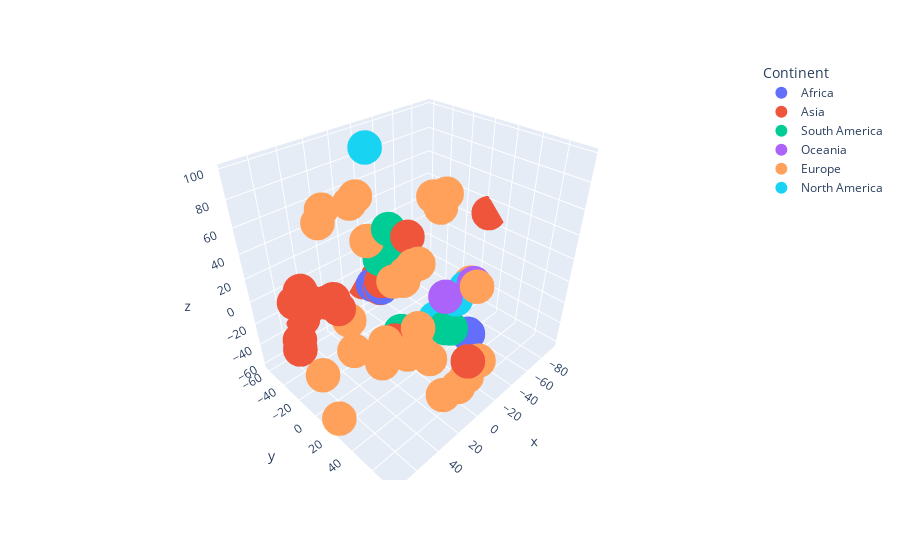

This figure's notebook cell:
### Code cell
fig.show()

### Figure 1 — Plotly figure (JSON) as saved in the notebook; plotly's stock layout.template omitted (floating-point values rounded to 4 significant figures; data arrays with more than 128 entries replaced by an {"elided": "..."} marker saying what was removed)
{"data": [{"customdata": [[64, 27, 52, 41, 32, 40, "Africa"], [77, 20, 54, 46, 9, 78, "Africa"], [70, 46, 68, 53, 14, 25, "Africa"]], "hovertemplate": "<b>%{hovertext}</b><br><br>z=%{z}<br>Power distance=%{customdata[0]}<br>Individualism=%{customdata[1]}<br>Uncertainty avoidance=%{customdata[2]}<br>Masculinity=%{customdata[3]}<br>Short-term orientation=%{customdata[4]}<br>Indulgence=%{customdata[5]}<extra></extra>", "hovertext": ["Africa East", "Africa West", "Morocco"], "legendgroup": "Africa", "marker": {"color": "#636efa", "size": 12, "symbol": "circle"}, "mode": "markers", "name": "Africa", "scene": "scene", "showlegend": true, "type": "scatter3d", "x": [-10.36, -44.89, -19.75], "y": [-29.56, 31.67, -51.06], "z": [-15.88, -47.06, -29.79]}, {"customdata": [[80, 38, 68, 53, 23, 34, "Asia"], [80, 20, 60, 55, 47, 20, "Asia"], [80, 20, 30, 66, 87, 24, "Asia"], [68, 25, 29, 57, 61, 17, "Asia"], [77, 48, 40, 56, 51, 26, "Asia"], [78, 14, 48, 46, 62, 38, "Asia"], [58, 41, 59, 43, 14, 40, "Asia"], [54, 46, 92, 95, 88, 42, "Asia"], [60, 18, 85, 39, 100, 29, "Asia"], [104, 26, 36, 50, 41, 57, "Asia"], [55, 14, 70, 50, 50, 0, "Asia"], [94, 32, 44, 64, 27, 42, "Asia"], [74, 20, 8, 48, 72, 46, "Asia"], [58, 17, 69, 45, 93, 49, "Asia"], [64, 20, 64, 34, 32, 45, "Asia"], [66, 37, 85, 45, 46, 49, "Asia"], [70, 20, 30, 40, 57, 35, "Asia"]], "hovertemplate": "<b>%{hovertext}</b><br><br>z=%{z}<br>Power distance=%{customdata[0]}<br>Individualism=%{customdata[1]}<br>Uncertainty avoidance=%{customdata[2]}<br>Masculinity=%{customdata[3]}<br>Short-term orientation=%{customdata[4]}<br>Indulgence=%{customdata[5]}<extra></extra>", "hovertext": ["Arab countries", "Bangladesh", "China", "Hong Kong", "India", "Indonesia", "Iran", "Japan", "South Korea", "Malaysia", "Pakistan", "Philippines", "Singapore", "Taiwan", "Thailand", "Turkey", "Vietnam"], "legendgroup": "Asia", "marker": {"color": "#EF553B", "size": 12, "symbol": "circle"}, "mode": "markers", "name": "Asia", "scene": "scene", "showlegend": true, "type": "scatter3d", "x": [-17.5, 45.43, 26.47, 34.51, 34.52, 44.04, -17.88, 10.57, -94.33, 72.74, -7.79, 72.8, 46.69, 64.57, -8.176, 1.472, 41.88], "y": [-60.72, -57.92, -36.39, -39.15, -30.18, -53.28, -39.73, 75.08, 5.135, -18.63, 2.911, -16.84, -52.93, -31.38, -26.48, -2.708, -48.7], "z": [-30.86, -31.44, -19.96, -10.73, -2.59, -20.75, -25.87, -6.403, 30.61, -17.87, 45.47, -8.162, -0.9162, 10.6, -6.758, -46.28, -11.85]}, {"customdata": [[49, 46, 86, 56, 20, 62, "South America"], [69, 38, 76, 49, 44, 59, "South America"], [63, 23, 86, 28, 31, 68, "South America"], [67, 13, 80, 64, 13, 83, "South America"], [64, 16, 87, 42, 25, 46, "South America"], [61, 36, 100, 38, 26, 53, "South America"], [81, 12, 76, 73, 16, 100, "South America"]], "hovertemplate": "<b>%{hovertext}</b><br><br>z=%{z}<br>Power distance=%{customdata[0]}<br>Individualism=%{customdata[1]}<br>Uncertainty avoidance=%{customdata[2]}<br>Masculinity=%{customdata[3]}<br>Short-term orientation=%{customdata[4]}<br>Indulgence=%{customdata[5]}<extra></extra>", "hovertext": ["Argentina", "Brazil", "Chile", "Colombia", "Peru", "Uruguay", "Venezuela"], "legendgroup": "South America", "marker": {"color": "#00cc96", "size": 12, "symbol": "circle"}, "mode": "markers", "name": "South America", "scene": "scene", "showlegend": true, "type": "scatter3d", "x": [-19.53, -7.827, -27.92, -31.96, -10.33, -16.07, -23.56], "y": [-29.46, -5.534, -36.43, 24.67, -29.62, -34.9, 26.34], "z": [33.02, -44.29, 14.48, -37.79, 10.9, 21.3, -31.01]}, {"customdata": [[38, 90, 51, 61, 21, 71, "Oceania"], [22, 79, 49, 58, 33, 75, "Oceania"]], "hovertemplate": "<b>%{hovertext}</b><br><br>z=%{z}<br>Power distance=%{customdata[0]}<br>Individualism=%{customdata[1]}<br>Uncertainty avoidance=%{customdata[2]}<br>Masculinity=%{customdata[3]}<br>Short-term orientation=%{customdata[4]}<br>Indulgence=%{customdata[5]}<extra></extra>", "hovertext": ["Australia", "New Zealand"], "legendgroup": "Oceania", "marker": {"color": "#ab63fa", "size": 12, "symbol": "circle"}, "mode": "markers", "name": "Oceania", "scene": "scene", "showlegend": true, "type": "scatter3d", "x": [-21.46, -39.11], "y": [26.94, 37.68], "z": [0.2584, 8.612]}, {"customdata": {"elided": "31x7 mixed values"}, "hovertemplate": "<b>%{hovertext}</b><br><br>z=%{z}<br>Power distance=%{customdata[0]}<br>Individualism=%{customdata[1]}<br>Uncertainty avoidance=%{customdata[2]}<br>Masculinity=%{customdata[3]}<br>Short-term orientation=%{customdata[4]}<br>Indulgence=%{customdata[5]}<extra></extra>", "hovertext": ["Austria", "Belgium", "Bulgaria", "Croatia", "Czech Republic", "Denmark", "Estonia", "Finland", "France", "Germany", "Great Britain", "Greece", "Hungary", "Ireland", "Italy", "Latvia", "Lithuania", "Luxembourg", "Malta", "Netherlands", "Norway", "Poland", "Portugal", "Romania", "Russia", "Serbia", "Slovak Republic", "Slovenia", "Spain", "Sweden", "Switzerland"], "legendgroup": "Europe", "marker": {"color": "#FFA15A", "size": 12, "symbol": "circle"}, "mode": "markers", "name": "Europe", "scene": "scene", "showlegend": true, "type": "scatter3d", "x": [20.79, -23.14, 1.489, 4.78, 23.22, 61.46, -49.89, 1.219, 74.13, 25.34, -52.12, 66.21, 11.06, -31.79, 15.6, -49.1, -46.38, 29.03, 17.29, 21.62, 9.899, 21.89, -8.3, 22.98, 7.44, 17.68, 22.07, 1.567, 11.62, 30.2, 25.87], "y": [41.39, 59.43, 17.58, 25.55, 66.81, -13.61, -5.538, -39.23, 20.47, 56.51, 24.9, 33.8, 75.47, 46.03, 72.63, 0.1263, -9.877, 39.96, 4.887, -51.53, -34.88, 5.654, -41.51, 21.83, 14.16, 27.3, -30.7, -6.004, 1.79, -44.69, 46.57], "z": [6.371, -41.14, 33.81, 40.7, -34.0, -47.46, 48.32, 63.48, -53.68, -7.0, -4.431, 12.54, -19.35, 13.85, -27.78, 61.73, 56.9, -12.15, -32.7, 56.4, 62.89, -50.13, 22.36, 34.3, 22.74, 40.61, -30.44, -59.76, -43.12, 52.08, -4.02]}, {"customdata": [[39, 80, 48, 52, 36, 68, "North America"], [66, 19, 94, 40, 20, 89, "North America"], [81, 30, 82, 69, 24, 97, "North America"], [47, 16, 55, 58, 13, 80, "North America"], [40, 91, 46, 62, 26, 68, "North America"]], "hovertemplate": "<b>%{hovertext}</b><br><br>z=%{z}<br>Power distance=%{customdata[0]}<br>Individualism=%{customdata[1]}<br>Uncertainty avoidance=%{customdata[2]}<br>Masculinity=%{customdata[3]}<br>Short-term orientation=%{customdata[4]}<br>Indulgence=%{customdata[5]}<extra></extra>", "hovertext": ["Canada", "El Salvador", "Mexico", "Trinidad and Tobago", "USA"], "legendgroup": "North America", "marker": {"color": "#19d3f3", "size": 12, "symbol": "circle"}, "mode": "markers", "name": "North America", "scene": "scene", "showlegend": true, "type": "scatter3d", "x": [-40.63, -39.07, -22.52, -6.162, -29.45], "y": [29.89, -36.23, 17.24, -34.61, 29.91], "z": [-0.3031, 7.26, -26.25, 97.88, -4.949]}], "layout": {"hoverlabel": {"bgcolor": "white", "font": {"family": "open-sans", "size": 16}}, "legend": {"title": {"text": "Continent"}, "tracegroupgap": 0}, "margin": {"t": 60}, "scene": {"domain": {"x": [0, 1], "y": [0, 1]}, "xaxis": {"title": {"text": "x"}}, "yaxis": {"title": {"text": "y"}}, "zaxis": {"title": {"text": "z"}}}}}
